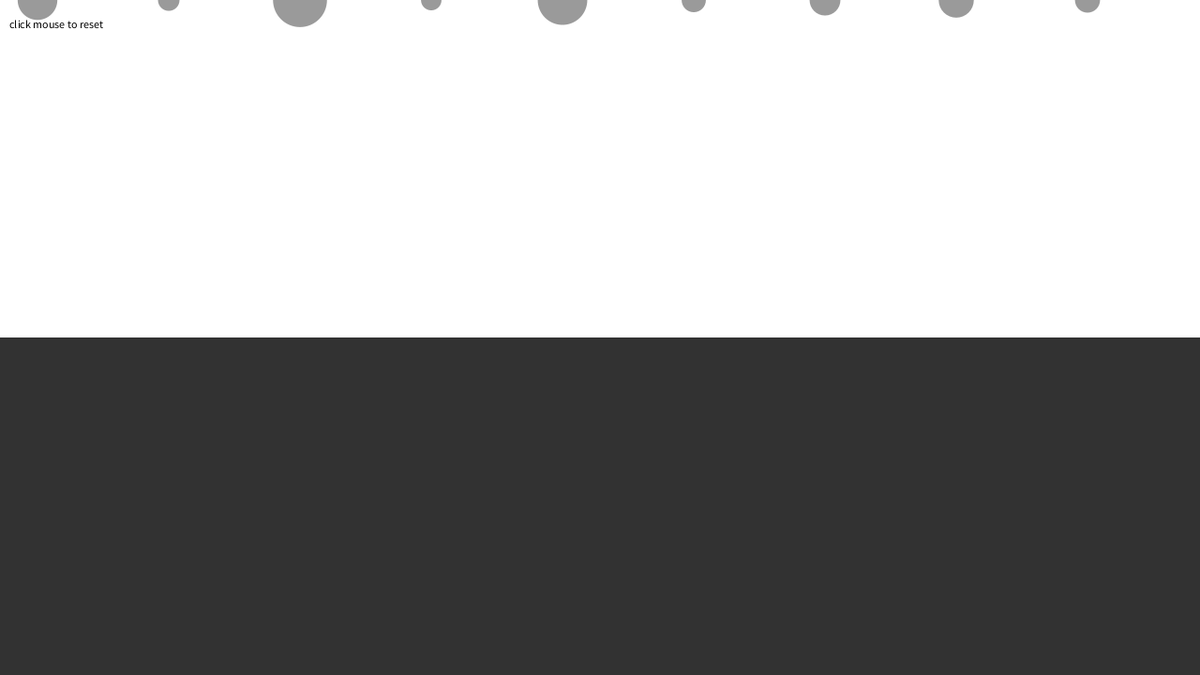
Frame 1 (no input)
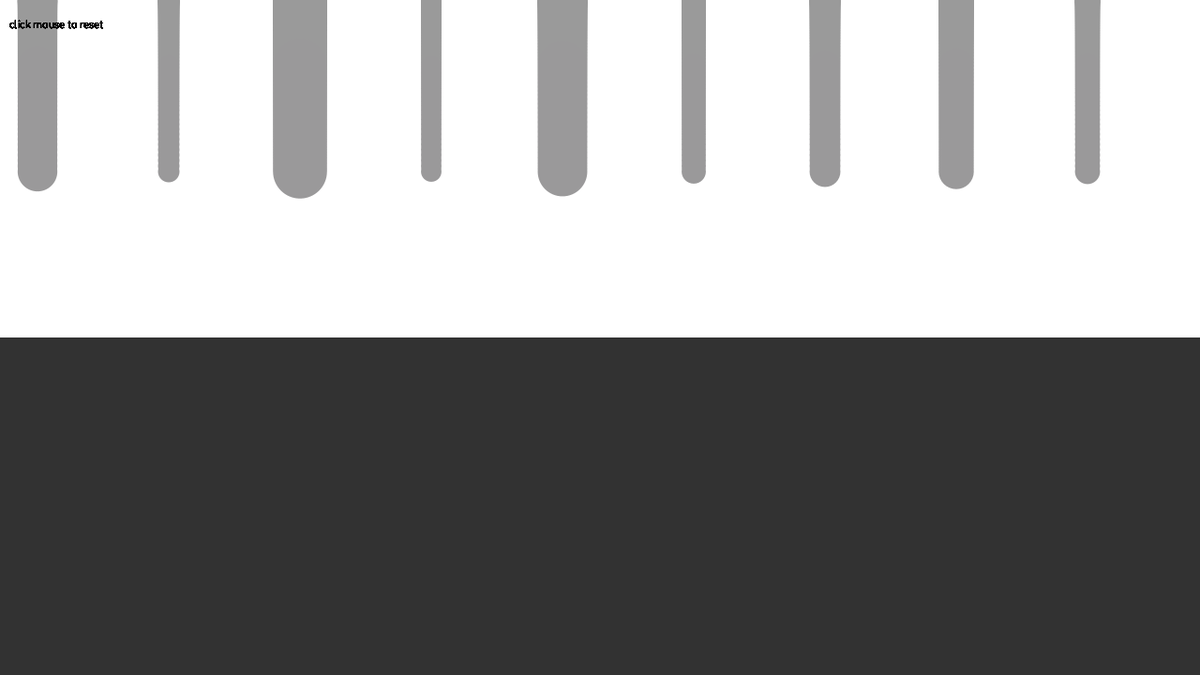
Frame 60 (the mouse pressed at the canvas centre just before this capture)
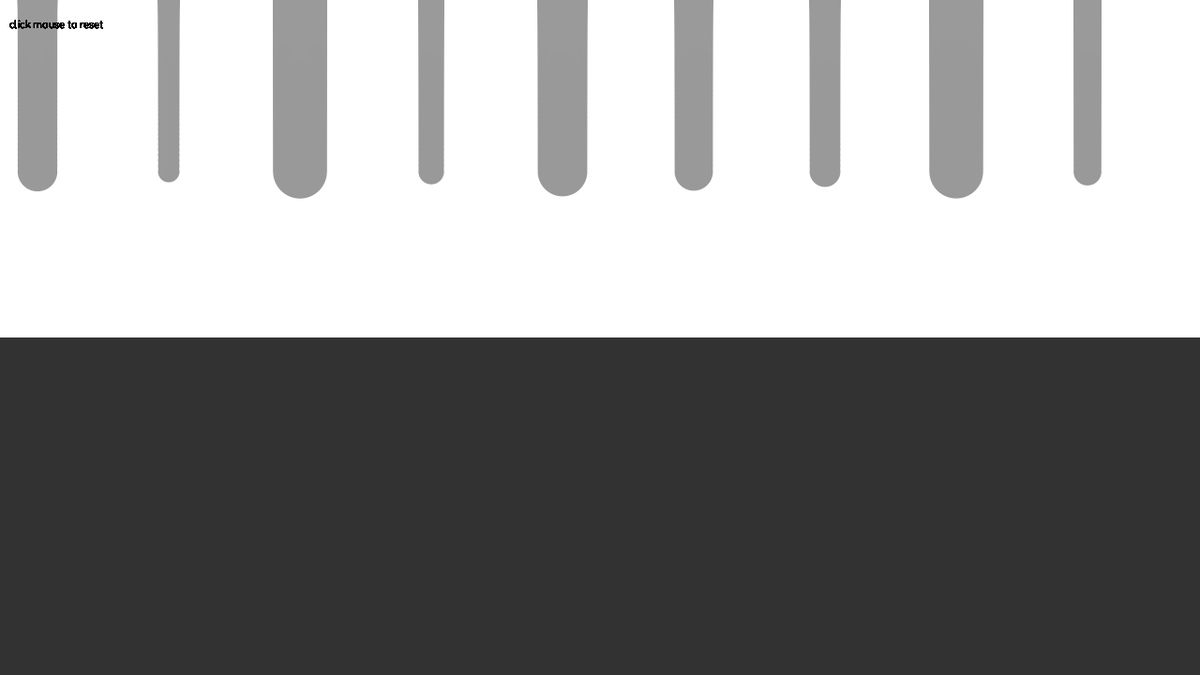
Frame 120 (the mouse held since frame 60 and released just before this capture)

The Processing sketch that drew these frames (run headless with seeded random() and noise(); from frame 60 on, the mouse is pressed at the canvas centre):

// Processing sketch: Drag
// ── Drag.pde
Liquid liquid;
Mover[] movers = new Mover[9];
void setup()
{
  background(255);
  size(1280,720);
  reset();
  liquid = new Liquid(0, height/2, width, height/2, 0.1);
}

void draw()
{
  //background(255);
  liquid.display();
  for(int i=0;i<movers.length;i++)
  {
    if(liquid.contains(movers[i]))
    {
      PVector dragForce = liquid.calculateDrag(movers[i]);
      movers[i].applyForce(dragForce);
    }
    PVector gravity = new PVector(0,0.1*movers[i].mass);
    movers[i].applyForce(gravity);
    
    movers[i].update();
    movers[i].render();
    movers[i].checkEdges();
   
  }
  fill(0);
  text("click mouse to reset",10,30);
}

void mousePressed()
{
  reset();
}

void reset()
{
  for (int i = 0; i < movers.length; i++) {
    movers[i] = new Mover(random(0.5, 3), 40+i*140, 0);
  }
}
// ── Liquid.pde
class Liquid
{
  float x, y, l_width, l_height;
  float c;
  Liquid(float x_, float y_, float w_, float h_, float c_)
  {
    this.x = x_;
    this.y = y_;
    this.l_width = w_;
    this.l_height = h_;
    this.c = c_;
  }
  
  void display() {
    noStroke();
    fill(50);
    rect(x, y, l_width, l_height);
  }
  
  PVector calculateDrag(Mover m)
  {
      PVector drag = m.velocity.get();
      float speed = m.velocity.mag();
      drag.normalize();
      drag.setMag(-1* speed*speed*this.c);
      return drag;
  }
  
  boolean contains(Mover m)
  {
    PVector l = m.location;
    return l.x > x && l.x < x + l_width && l.y > y && l.y < y + l_height;
  }
}
// ── Mover.pde
class Mover
{
  PVector location;
  PVector velocity;
  PVector acceleration;
  float mass;

  float t;
  Mover()
  {
    location = new PVector(random(width), height/2);
    velocity = new PVector(0,0);
    acceleration = new PVector(0,0);
    mass = random(0.5,4);
    t=0;
  }
  Mover(float m, float x, float y)
  {
    location = new PVector(x,y);
    velocity = new PVector(0,0);
    acceleration = new PVector(0,0);
    mass = m;
    t = 0;
  }
  void update()
  {
    t = t + 0.005;
    velocity.add(acceleration);
    location.add(velocity);
    acceleration.mult(0);
  }
  
  void checkEdges()
  {

    if(location.x > width) 
    {
      location.x = width;
      velocity.x *= -1;

    }
    else if(location.x < 0)
    {
      location.x = 0;
      velocity.x *= -1;
    }
    
    if(location.y > height) 
    {
      velocity.y *= -1;
      location.y = height;
    }
    else if(location.y < 0) 
    {
      location.y = 0;
      velocity.y *= -1;
    }

  }
  
  void render()
  {
    int col1 = (int)map(noise(t*0.02),0,1, 0,255);
    int col2 = (int)map(noise(t*0.10),0,1, 0,255);
    int col3 = (int)map(noise(t*0.005), 0,1, 0,255);
    
    fill(col1,col2,col3);
    ellipse(location.x, location.y, mass*20,mass*20);
  }
  //Newton's 2nd law of motion with mass
  void applyForce(PVector force)
  {
    PVector f = PVector.div(force,mass);//Objects with more mass require more force
    acceleration.add(f);
  }
  
  boolean isInside(Liquid l)
  {
    if(location.x > l.x && location.x < l.x+l.l_width && location.y > l.y && location.y < l.y +l.l_height)
    {
      return true;
    }
    else
    {
      return false;
    }
  }
  
  void drag(Liquid l)
  {
    float speed = velocity.mag();
    float dragMagnitude = l.c * speed * speed;
    
    PVector drag = velocity.get();
    drag.normalize();
    drag.setMag(-1 * dragMagnitude);
    applyForce(drag);
  }
}
